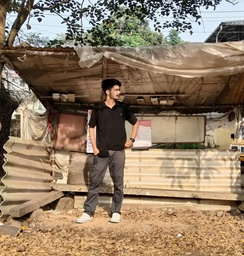
#> input picture images/anco.jpeg, 244 x 256 px, shrunk from 1527 x 1600 before the run, found by its file name
$ python test.py
#> lines starting #> are read from the running program, lines starting #| are printed output that depends on the picture
#> further down, image is the input picture: shape (256, 244, 3); mean B, G, R 101.9, 125, 145.7
import cv2
import numpy as np

def calculate_phash(image):

    # Convert the image to grayscale
    gray = cv2.cvtColor(image, cv2.COLOR_BGR2GRAY)
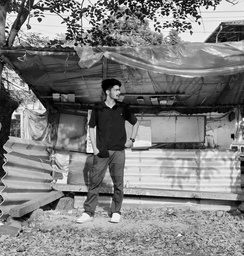
#> gray: shape (256, 244); min 0, max 254, mean 128.6

    # Resize the image to 32x32 pixels
    resized = cv2.resize(gray, (32, 32), interpolation=cv2.INTER_AREA)
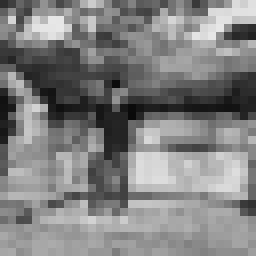
#> resized: shape (32, 32) (shown 8 times larger); min 10, max 231, mean 128.6

    # Calculate the Discrete Cosine Transform (DCT)
    dct = cv2.dct(np.float32(resized))
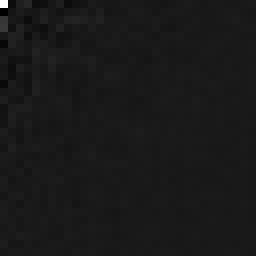
#> dct: shape (32, 32) float32 (shown 8 times larger); min -457.3, max 4115.2, mean 2.3; drawn with min black and max white

    # Keep only the top-left 8x8 coefficients
    dct_low_freq = dct[:8, :8]

    # Calculate the median value of the coefficients (excluding the DC coefficient)
    median = np.median(dct_low_freq[1:, 1:])
#> median = -5.61

    # Set the bits of the hash based on the coefficients' values
    phash = 0
    for i in range(dct_low_freq.shape[0]):
        for j in range(dct_low_freq.shape[1]):
            if dct_low_freq[i, j] > median:
                phash |= 1 << (i * 8 + j)
#> after the loop, phash = 17435182752640214157

    return phash

def hamming_distance(hash1, hash2):
    # Calculate the Hamming distance between two hashes
    return bin(hash1 ^ hash2).count('1')

def detect_copy_move(image, block_size=16, threshold=10):
    # Load the image

    # Calculate the image's phash
    phash = calculate_phash(image)
#> phash = 17435182752640214157

    # Split the image into blocks
    blocks = []
    for i in range(0, image.shape[0] - block_size + 1, block_size):
        for j in range(0, image.shape[1] - block_size + 1, block_size):
            block = image[i:i+block_size, j:j+block_size]
            blocks.append((block, (i, j)))
#> after the loop, blocks = 240 items

    # Compare each block's phash with other blocks' phashes
    matches = []
    for i in range(len(blocks)):
        for j in range(i + 1, len(blocks)):
            hash1 = calculate_phash(blocks[i][0])
            hash2 = calculate_phash(blocks[j][0])
            distance = hamming_distance(hash1, hash2)

            if distance <= threshold:
                matches.append((blocks[i][1], blocks[j][1]))
#> this loop made 240 passes
#> pass 1, in calculate_phash (call 2), `resized = cv2.resize(gray, (32, 32), interpolation=cv2.INTER_AREA)`:
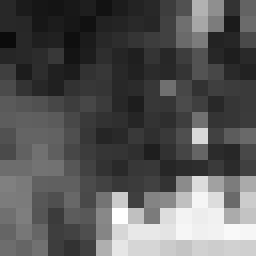
#> resized: shape (32, 32) (shown 8 times larger); min 11, max 254, mean 87.2
#> pass 1, in calculate_phash (call 2), `dct = cv2.dct(np.float32(resized))`:
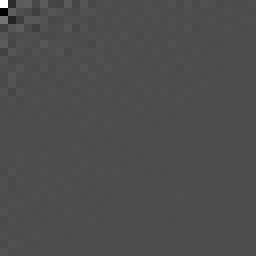
#> dct: shape (32, 32) float32 (shown 8 times larger); min -1227.1, max 2791.9, mean 1.7; drawn with min black and max white
#> pass 1, in calculate_phash (call 3), `resized = cv2.resize(gray, (32, 32), interpolation=cv2.INTER_AREA)`:
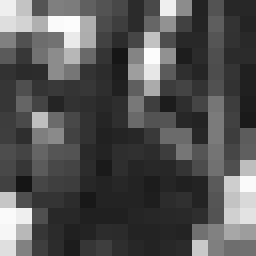
#> resized: shape (32, 32) (shown 8 times larger); min 20, max 252, mean 82.8
#> pass 1, in calculate_phash (call 3), `dct = cv2.dct(np.float32(resized))`:
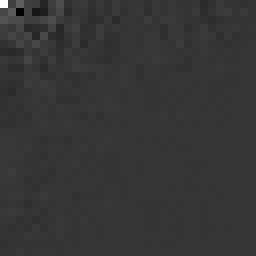
#> dct: shape (32, 32) float32 (shown 8 times larger); min -700.8, max 2648.1, mean 5.1; drawn with min black and max white

    return matches

# Example usage
image_path = 'images/anco.jpeg'
image=cv2.imread(image_path)

matches = detect_copy_move(image)

if len(matches) > 0:
    print("Copy-move forgery detected!")
    for match in matches:
        print("Block at ({}, {}) is similar to block at ({}, {})".format(
            match[0][0], match[0][1], match[1][0], match[1][1]))
else:
    print("No copy-move forgery detected.")


# [50 lines of commented-out code are left out]

$ run again, with images/an.jpeg copied over images/anco.jpeg
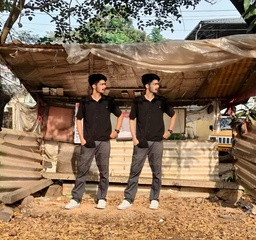
#> input picture images/an.jpeg, 256 x 240 px, shrunk from 900 x 842 before the run, found by its file name
#> image is the input picture: shape (240, 256, 3); mean B, G, R 91.4, 115.2, 139.4
#> in calculate_phash, `resized = cv2.resize(gray, (32, 32), interpolation=cv2.INTER_AREA)`:
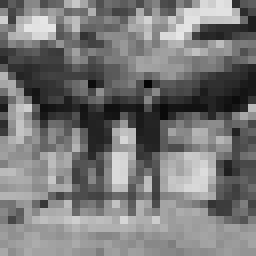
#> resized: shape (32, 32) (shown 8 times larger); min 5, max 230, mean 119.7
#> median = 3.78
#> in detect_copy_move, `phash = calculate_phash(image)`: phash = 11649394584064215083
#> after the loop in detect_copy_move, `for i in range(0, image.shape[0] - block_size + 1, block_size):`: blocks = 240 items
#> the loop in detect_copy_move, `for i in range(len(blocks)):` made 240 passes
#> pass 1, in calculate_phash (call 3), `dct = cv2.dct(np.float32(resized))`:
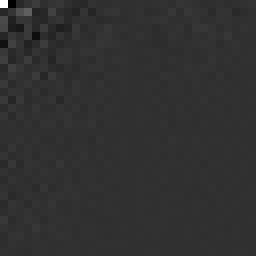
#> dct: shape (32, 32) float32 (shown 8 times larger); min -855.4, max 3606.5, mean 2.4; drawn with min black and max white
